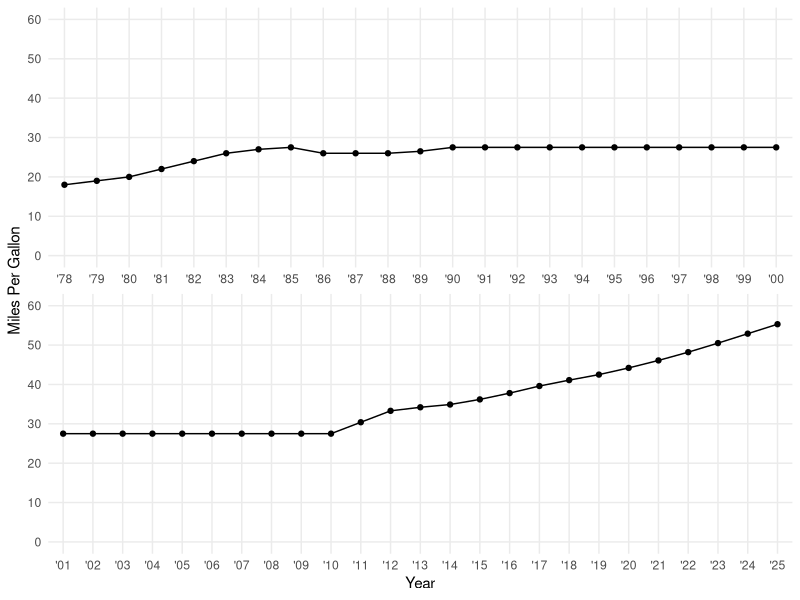
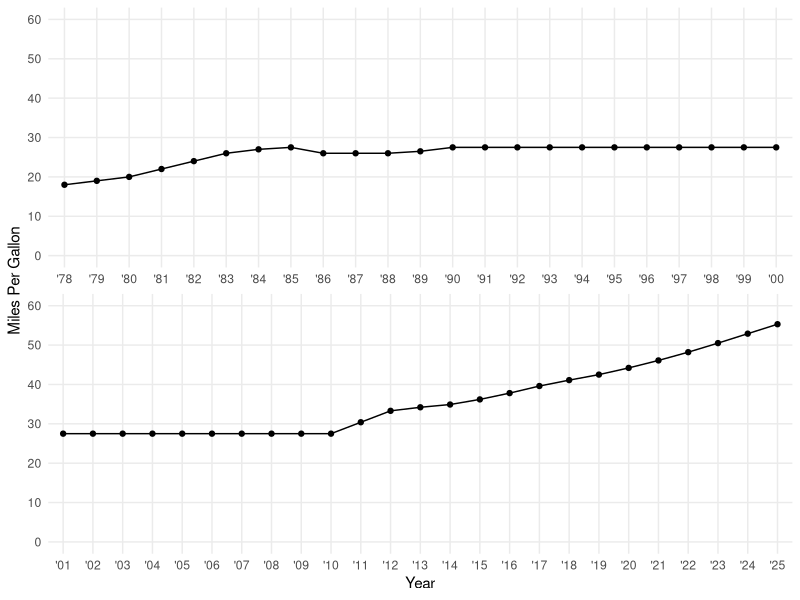

The R source for these figures, in order:
library(tidyverse)

dat <- read_csv("fuel_economy_standards.csv")

grouped_data <- dat |>
  mutate(group = ifelse(year <= 2000, "A", "B"))

ggplot(grouped_data, aes(year, fuel_economy_standard)) +
  geom_line() +
  geom_point() +
  
  scale_y_continuous(limits = c(0,60), breaks = seq(0, 60, 10)) +
  
  scale_x_continuous(
    breaks = seq(1978,2025, 1),
    labels = function(x) paste0("'", substr(x, 3, 4)),
    expand = expansion(add = 0.5)
  ) +
  theme_minimal() +
  theme(
    panel.grid.minor = element_blank(),
    strip.text = element_blank()
  ) +
  facet_wrap(~group, ncol = 1, scales = "free_x") +
  labs(
    x = "Year",
    y = "Miles Per Gallon"
  )

ggsave("ProblemSet3_DrawingPlot.png", width = 5)
